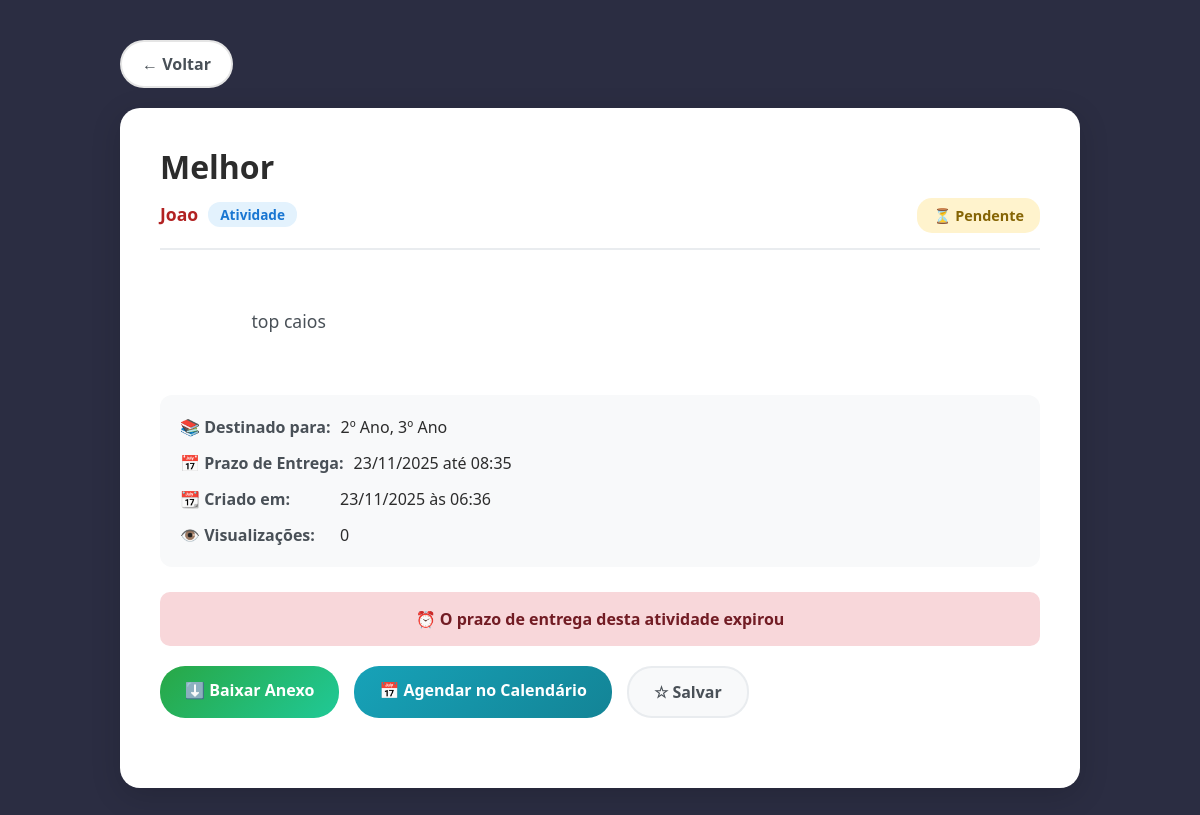
The app's page /atividades/1/ (signed in) with its own data.
### atividades/models.py (models this page shows, shortened)
class Atividade(models.Model):
    TIPO_CHOICES = [
        ('ATIVIDADE', 'Atividade'),
        ('AVISO_PROVA', 'Aviso de Prova'),
        ('AVISO_SIMPLES', 'Aviso Simples'),
    ]
    ANO_CHOICES = [
        ('1', '1º Ano'),
        ('2', '2º Ano'),
        ('3', '3º Ano'),
        ('TODOS', 'Todos'),
    ]
    professor = models.ForeignKey(
        User,
        on_delete=models.CASCADE,
        related_name='atividades_criadas',
        verbose_name='Professor'
    )
    titulo = models.CharField(max_length=50, verbose_name='Título')
    descricao = models.TextField(blank=True, verbose_name='Descrição/Orientações')
    tipo = models.CharField(max_length=20, choices=TIPO_CHOICES, verbose_name='Tipo de Atividade')
    ano_1 = models.BooleanField(default=False, verbose_name='1º Ano')
    ano_2 = models.BooleanField(default=False, verbose_name='2º Ano')
    ano_3 = models.BooleanField(default=False, verbose_name='3º Ano')
    todos = models.BooleanField(default=False, verbose_name='Todos os Anos')
    prazo_entrega = models.DateTimeField(null=True, blank=True, verbose_name='Prazo de Entrega')
    permite_envio = models.BooleanField(default=True, verbose_name='Permite Envio pelo Aluno')
    anexo = models.FileField(
        upload_to='atividades_anexos/',
        null=True,
        blank=True,
        validators=[validate_file_size_atividade, validate_file_extension_atividade],
        verbose_name='Anexo'
    )
    criado_em = models.DateTimeField(default=timezone.now, verbose_name='Criado em')
    visualizacoes = models.PositiveIntegerField(default=0, verbose_name='Visualizações')
    foi_visualizado = models.BooleanField(default=False, verbose_name='Foi Visualizado por Algum Aluno')
    class Meta:
        verbose_name = 'Atividade'
        verbose_name_plural = 'Atividades'
        ordering = ['-criado_em']
    def get_anos_destino(self):
        if self.todos:
            return ['1º Ano', '2º Ano', '3º Ano']
        anos = []
        if self.ano_1:
            anos.append('1º Ano')
        if self.ano_2:
            anos.append('2º Ano')
        if self.ano_3:
            anos.append('3º Ano')
        return anos
    def get_anos_destino_display(self):
        if self.todos:
            return 'Todos os Anos'
        return ', '.join(self.get_anos_destino())
    def esta_encerrada(self):
        if not self.prazo_entrega:
            return False
        return timezone.now() > self.prazo_entrega

### accounts/models.py (models this page shows, shortened)
class User(AbstractUser):
    USER_TYPE_CHOICES = (
        ('admin', 'Administrador'),
        ('professor', 'Professor'),
        ('aluno', 'Aluno'),  # Atualizado de 'estudante' para 'aluno'
    )
    user_type = models.CharField(
        max_length=20,
        choices=USER_TYPE_CHOICES,
        default='aluno',  # Atualizado
        verbose_name='Tipo de Usuário'
    )
    matricula = models.CharField(max_length=20, blank=True, null=True, verbose_name='Matrícula')
    telefone = models.CharField(max_length=15, blank=True, null=True, verbose_name='Telefone')
    first_login = models.BooleanField(default=True, verbose_name='Primeiro Login')
    class Meta:
        verbose_name = 'Usuário'
        verbose_name_plural = 'Usuários'

### atividades/views.py (the view, shortened to what this page needs)
# urls.py: path('<int:pk>/', views.detalhe_atividade, name='detalhe'),
@login_required
def detalhe_atividade(request, pk):
    try:
        atividade = get_object_or_404(Atividade, pk=pk)
    except Atividade.DoesNotExist:
        messages.error(request, '❌ Atividade não encontrada. Pode ter sido excluída.')
        return redirect('atividades:lista')
    tem_acesso = False
    if atividade.professor == request.user:
        tem_acesso = True
    if request.user.user_type == 'aluno':
        tem_acesso = True
    if not tem_acesso:
        messages.error(request, 'Você não tem acesso a esta atividade.')
        return redirect('atividades:lista')
    envio = AtividadeEnvio.objects.filter(
        atividade=atividade,
        aluno=request.user
    ).first()
    salvou = AtividadeSalva.objects.filter(
        atividade=atividade,
        aluno=request.user
    ).exists()
    context = {
        'atividade': atividade,
        'envio': envio,
        'salvou': salvou,
    }
    return render(request, 'atividades/detalhe_aluno.html', context)

### atividades/templates/atividades/detalhe_aluno.html (shortened to what this page needs)
<!DOCTYPE html>
<html lang="pt-br">
<head>
    {% load static %}
    <link href="https://cdn.jsdelivr.net/npm/bootstrap@5.3.0/dist/css/bootstrap.min.css" rel="stylesheet">
</head>
<body>
    <div class="container">
        <a href="{% url 'atividades:lista' %}" class="btn-back">← Voltar</a>
        <div class="atividade-detail-card">
            <div class="atividade-header">
                <h1 class="atividade-title">{{ atividade.titulo }}</h1>
                <div class="atividade-meta">
                    <div class="professor-info">
                        <span class="professor-name">{{ atividade.professor.username }}</span>
                        <span class="badge {% if atividade.tipo == 'ATIVIDADE' %}badge-atividade{% elif atividade.tipo == 'AVISO_PROVA' %}badge-prova{% else %}badge-aviso{% endif %}">
                            {{ atividade.get_tipo_display }}
                        </span>
                    </div>
                    <div>
                        {% if envio %}
                            <span class="status-badge status-enviada">✅ Enviada</span>
                        {% else %}
                            <span class="status-badge status-pendente">⏳ Pendente</span>
                        {% endif %}
                    </div>
                </div>
            </div>
            {% if atividade.descricao %}
                <div class="atividade-description">
                    {{ atividade.descricao }}
                </div>
            {% endif %}
            <div class="info-section">
                <div class="info-item">
                    <span class="info-label">📚 Destinado para:</span>
                    <span class="info-value">{{ atividade.get_anos_destino_display }}</span>
                </div>
                {% if atividade.prazo_entrega %}
                    <div class="info-item">
                        <span class="info-label">📅 Prazo de Entrega:</span>
                        <span class="info-value">{{ atividade.prazo_entrega|date:"d/m/Y" }} até {{ atividade.prazo_entrega|date:"H:i" }}</span>
                    </div>
                {% endif %}
                <div class="info-item">
                    <span class="info-label">📆 Criado em:</span>
                    <span class="info-value">{{ atividade.criado_em|date:"d/m/Y" }} às {{ atividade.criado_em|date:"H:i" }}</span>
                </div>
                <div class="info-item">
                    <span class="info-label">👁️ Visualizações:</span>
                    <span class="info-value">{{ atividade.visualizacoes }}</span>
                </div>
            </div>
            {% if atividade.esta_encerrada %}
                <div class="prazo-encerrado">
                    ⏰ O prazo de entrega desta atividade expirou
                </div>
            {% endif %}
            <div class="action-buttons">
                {% if atividade.anexo %}
                    <a href="{% url 'atividades:baixar_anexo' atividade.pk %}" class="btn-action btn-download">
                        ⬇️ Baixar Anexo
                    </a>
                {% endif %}
                {% if atividade.prazo_entrega %}
                    <a href="{% url 'atividades:gerar_ics' atividade.pk %}" class="btn-action btn-agendar">
                        📅 Agendar no Calendário
                    </a>
                {% endif %}
                <button class="btn-action btn-salvar {% if salvou %}salva{% endif %}"
                        id="btnSalvar" onclick="toggleSalvar()">
                    {% if salvou %}★ Salva{% else %}☆ Salvar{% endif %}
                </button>
            </div>
        </div>
    </div>
</body>
</html>

### atividades/templates/atividades/detalhe_aluno.html (style rules this page uses)
:root { --primary: rgb(178, 34, 34); --primary-dark: rgb(222, 30, 53); --background: rgb(43, 45, 66); }
body { font-family: 'Segoe UI', Tahoma, Geneva, Verdana, sans-serif; background: var(--background); min-height: 100vh; color: #2c2c2c; }
.container { max-width: 1000px; margin: 20px auto; padding: 20px; }
.btn-back { background: white; color: #495057; border: 2px solid rgba(0,0,0,0.1); padding: 10px 20px; border-radius: 25px; font-weight: 600; cursor: pointer; transition: all 0.3s ease; text-decoration: none; display: inline-block; margin-bottom: 20px; }
.atividade-detail-card { background: white; border-radius: 20px; padding: 40px; box-shadow: 0 8px 30px rgba(0,0,0,0.15); margin-bottom: 30px; }
.atividade-header { border-bottom: 2px solid #e9ecef; padding-bottom: 20px; margin-bottom: 25px; }
.atividade-title { font-size: 2rem; font-weight: 700; color: #2c2c2c; margin-bottom: 15px; }
.atividade-meta { display: flex; justify-content: space-between; align-items: center; flex-wrap: wrap; gap: 15px; }
.professor-info { display: flex; align-items: center; gap: 10px; }
.professor-name { font-weight: 600; color: var(--primary); font-size: 1.1rem; }
.badge { padding: 6px 12px; border-radius: 12px; font-size: 0.85rem; font-weight: 600; }
.badge-atividade { background: #e3f2fd; color: #1976d2; }
.status-badge { padding: 8px 16px; border-radius: 15px; font-size: 0.9rem; font-weight: 600; }
.status-pendente { background: #fff3cd; color: #856404; }
.atividade-description { font-size: 1.1rem; line-height: 1.8; color: #495057; margin-bottom: 25px; white-space: pre-wrap; word-wrap: break-word; }
.info-section { background: #f8f9fa; padding: 20px; border-radius: 12px; margin-bottom: 25px; }
.info-item { display: flex; align-items: center; gap: 10px; margin-bottom: 12px; font-size: 1rem; }
.info-item:last-child { margin-bottom: 0; }
.info-label { font-weight: 600; color: #495057; min-width: 150px; }
.info-value { color: #2c2c2c; }
.prazo-encerrado { background: #f8d7da; color: #721c24; padding: 15px 20px; border-radius: 10px; margin-bottom: 20px; font-weight: 600; text-align: center; }
.action-buttons { display: flex; gap: 15px; margin-bottom: 30px; flex-wrap: wrap; }
.btn-action { padding: 12px 25px; border-radius: 25px; border: none; font-weight: 600; cursor: pointer; transition: all 0.3s ease; text-decoration: none; display: inline-block; }
.btn-download { background: linear-gradient(135deg, #28a745 0%, #20c997 100%); color: white; }
.btn-agendar { background: linear-gradient(135deg, #17a2b8 0%, #138496 100%); color: white; }
.btn-salvar { background: #f8f9fa; color: #495057; border: 2px solid #e9ecef; }

### records on screen
Atividade: titulo "Melhor", professor.username "Joao", tipo "Atividade", descricao "top caios", anos_destino "2º Ano, 3º Ano", prazo_entrega "23/11/2025", prazo_entrega "08:35", criado_em "23/11/2025", criado_em "06:36", visualizacoes "0"
